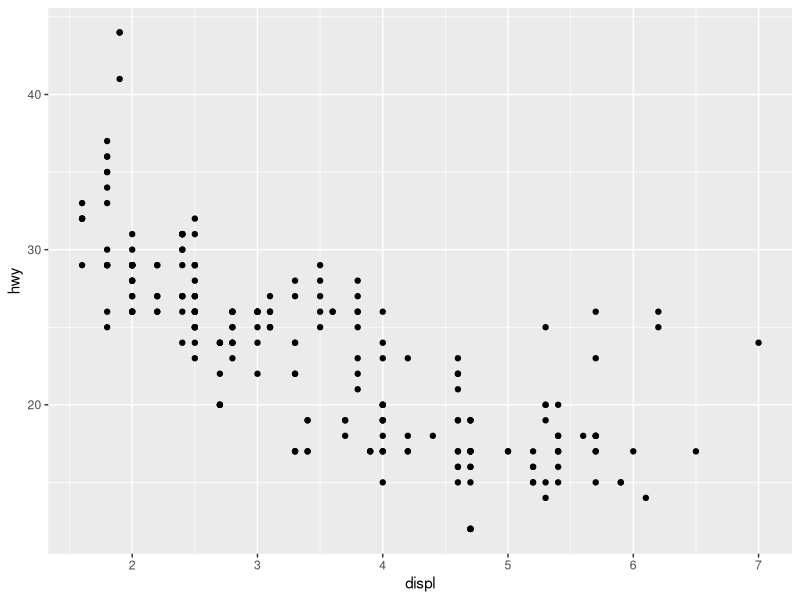
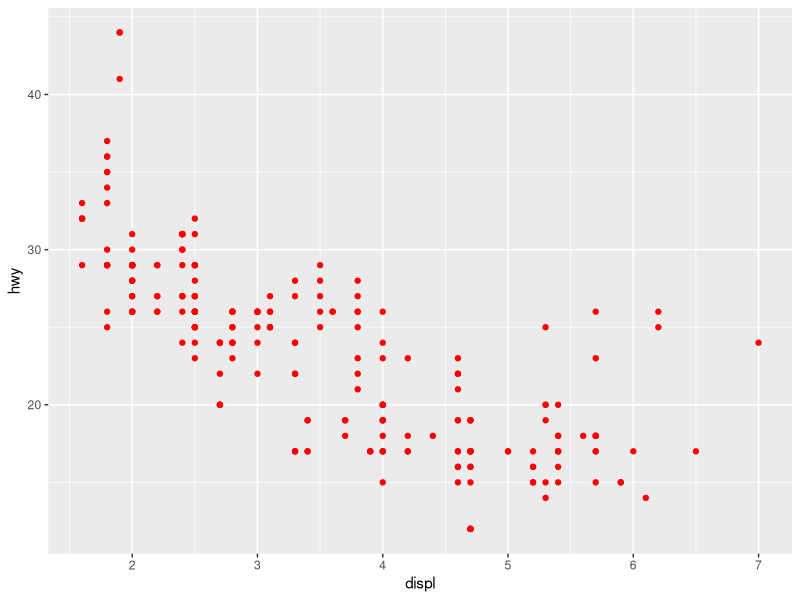
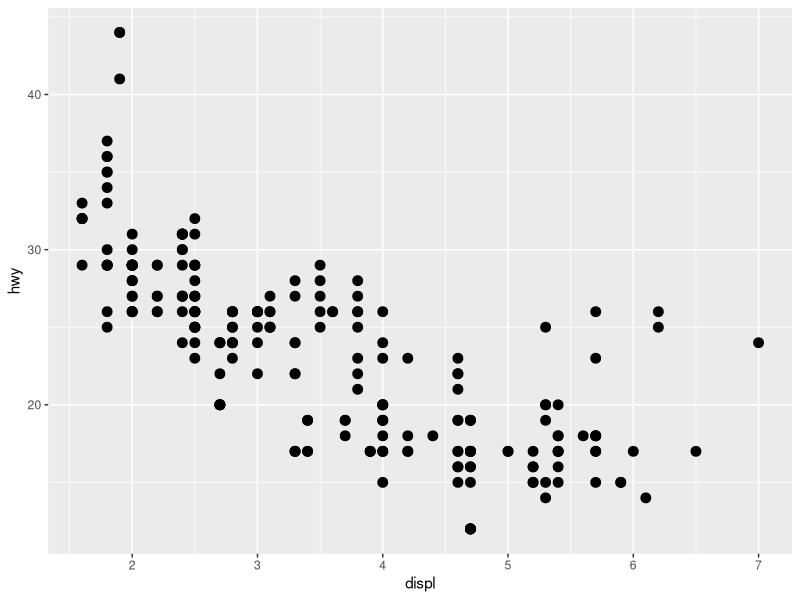
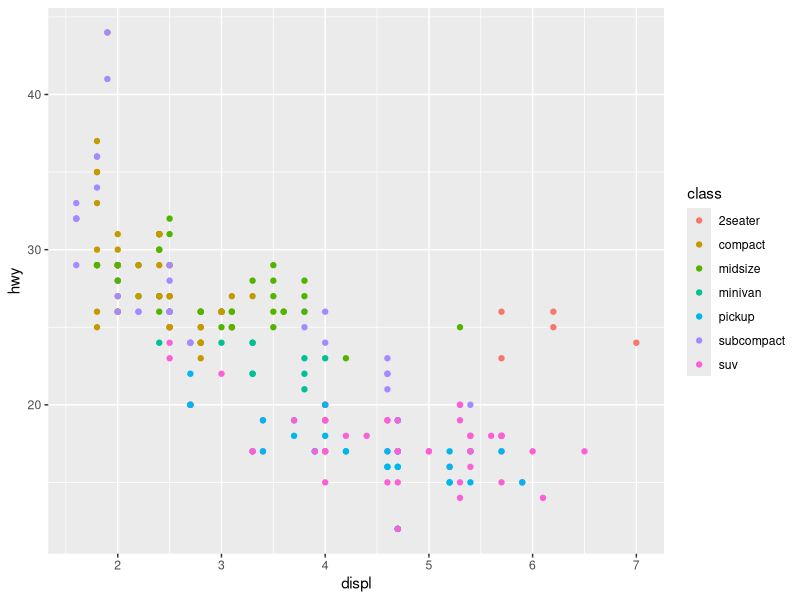
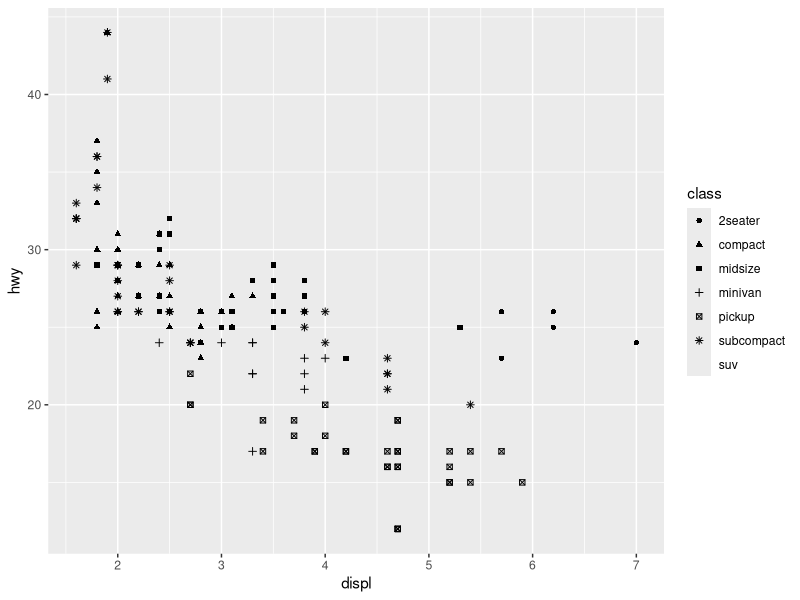
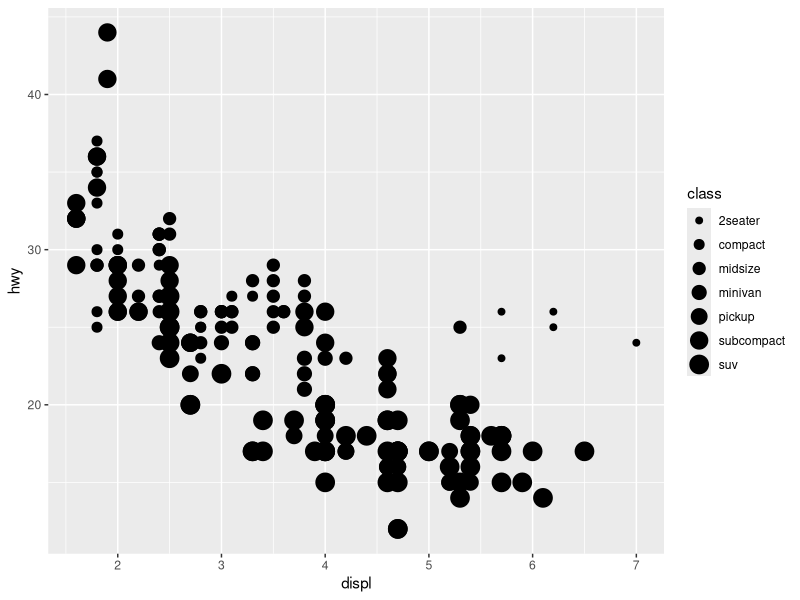
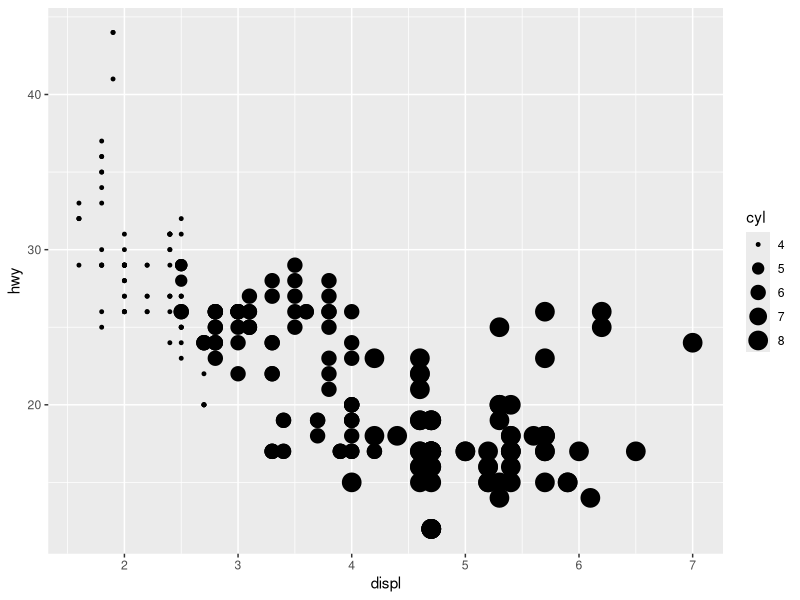
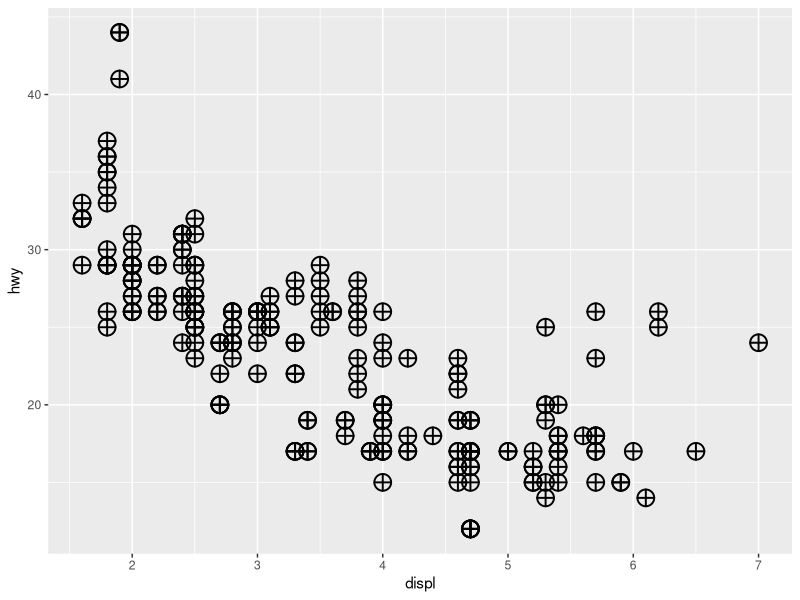

Reproduce these figures in R, in order.
## ---- chunk 1
    knitr::opts_chunk$set( echo      =  TRUE
                         , fig.show  = 'hide', results    = 'hide'
                         , fig.width =  7,     fig.height =  3
#                        , fig.path  = 'IMGs/'
                         , warning   =  FALSE, message    =  FALSE
                           )
## ---- chunk 2
    library( ggplot2 )
#   library( tidyverse )
## ---- chunk 3
    mpg
## ---- chunk 4
    ggplot( data  =  mpg ) +
        geom_point(  mapping =  aes( x = displ, y = hwy ) )
## ---- chunk 5
    ggplot( data  =  mpg ) +
        geom_point(  mapping =  aes( x = displ, y = hwy ), color = "red" )
## ---- chunk 6
    ggplot( data  =  mpg ) +
        geom_point(  mapping =  aes( x = displ, y = hwy ), size = 3 )
## ---- chunk 7
    ggplot( data  =  mpg ) +
        geom_point(  mapping =  aes( x = displ, y = hwy, color = class ) )
## ---- chunk 8
    ggplot( data  =  mpg ) +
        geom_point(  mapping =  aes( x = displ, y = hwy, shape = class ) )
## ---- chunk 9
    ggplot( data  =  mpg ) +
        geom_point(  mapping =  aes( x = displ, y = hwy, size = class ) )
## ---- chunk 10
    ggplot( data  =  mpg ) +
        geom_point(  mapping =  aes( x = displ, y = hwy, size = cyl ) )
## ---- chunk 11
    ggplot( data  =  mpg ) +
        geom_point(  mapping =  aes( x = displ, y = hwy )
                  ,  shape   =  10, size = 5, stroke = 1
                  ,  colour  = "black", fill   = "white"
                     )

## ---- chunk 12
    ggplot( data  =  mpg ) +
        geom_point(  mapping =  aes( x = displ, y = hwy ) ) + facet_wrap( ~class )
## ---- chunk 13
    ggplot( data  =  mpg ) +
        geom_point(  mapping =  aes( x = displ, y = hwy ) ) + facet_wrap( ~class,nrow = 2)
## ---- chunk 14
    ggplot( data  =  mpg ) +
        geom_point(  mapping =  aes( x = displ, y = hwy ) ) + facet_grid(  drv~class )
## ---- chunk 15
    ggplot( data  =  mpg ) +
        geom_point(  mapping =  aes( x = displ, y = hwy ) ) + facet_grid( .~drv )
## ---- chunk 16
    ggplot( data  =  mpg ) +
        geom_point(  mapping =  aes( x = displ, y = hwy ) ) + facet_grid( ~drv  )
## ---- chunk 17
    ggplot( data  =  mpg ) +
        geom_point(  mapping =  aes( x = displ, y = hwy ) ) + facet_grid(  drv~. )
## ---- chunk 18
    ggplot( data  =  mpg ) +
        geom_point(  mapping =  aes( x = displ, y = hwy ) ) +
        geom_smooth( mapping =  aes( x = displ, y = hwy ) )
## ---- chunk 19
    ggplot( data  =  mpg ) +
        geom_point(  mapping =  aes( x = displ, y = hwy ) ) +
        geom_smooth( mapping =  aes( x = displ, y = hwy )
                   , color   = "blue", size = 2, linetype = "dashed" )
## ---- chunk 20
    ggplot( data  =  mpg ) +
        geom_point(  mapping =  aes( x = displ, y = hwy ) ) +
        geom_smooth( mapping =  aes( x = displ, y = hwy, group = drv ) )
## ---- chunk 21
    ggplot( data  =  mpg ) +
        geom_point(  mapping =  aes( x = displ, y = hwy ) ) +
        geom_smooth( mapping =  aes( x = displ, y = hwy, color = drv ) )
## ---- chunk 22
    ggplot( data  =  mpg ) +
        geom_point(  mapping =  aes( x = displ, y = hwy ) ) +
        geom_smooth( mapping =  aes( x = displ, y = hwy, linetype = drv ) )
## ---- chunk 23
    ggplot( data  =  mpg ) +
        geom_point(  mapping =  aes( x = displ, y = hwy ) ) +
        geom_smooth( mapping =  aes( x = displ, y = hwy )
                   , method  = "lm", color = "red", se = FALSE )
